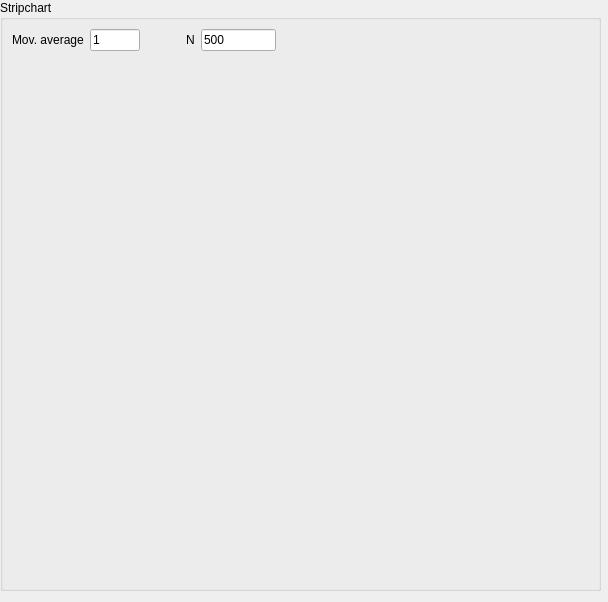
<?xml version="1.0" encoding="UTF-8"?>
<ui version="4.0">
 <class>Form</class>
 <widget class="QWidget" name="Form">
  <property name="geometry">
   <rect>
    <x>0</x>
    <y>0</y>
    <width>608</width>
    <height>602</height>
   </rect>
  </property>
  <property name="sizePolicy">
   <sizepolicy hsizetype="Expanding" vsizetype="Expanding">
    <horstretch>0</horstretch>
    <verstretch>0</verstretch>
   </sizepolicy>
  </property>
  <property name="windowTitle">
   <string>Form</string>
  </property>
  <widget class="QGroupBox" name="stripchartBox">
   <property name="geometry">
    <rect>
     <x>0</x>
     <y>0</y>
     <width>601</width>
     <height>591</height>
    </rect>
   </property>
   <property name="sizePolicy">
    <sizepolicy hsizetype="Expanding" vsizetype="Expanding">
     <horstretch>0</horstretch>
     <verstretch>0</verstretch>
    </sizepolicy>
   </property>
   <property name="title">
    <string>Stripchart</string>
   </property>
   <layout class="QVBoxLayout" name="verticalLayout">
    <item>
     <layout class="QHBoxLayout" name="horizontalLayout">
      <item>
       <widget class="QLabel" name="label">
        <property name="text">
         <string>Mov. average</string>
        </property>
       </widget>
      </item>
      <item>
       <widget class="QLineEdit" name="movAvEdit">
        <property name="sizePolicy">
         <sizepolicy hsizetype="Preferred" vsizetype="Fixed">
          <horstretch>0</horstretch>
          <verstretch>0</verstretch>
         </sizepolicy>
        </property>
        <property name="maximumSize">
         <size>
          <width>50</width>
          <height>16777215</height>
         </size>
        </property>
        <property name="text">
         <string>1</string>
        </property>
       </widget>
      </item>
      <item>
       <spacer name="sp2">
        <property name="orientation">
         <enum>Qt::Horizontal</enum>
        </property>
        <property name="sizeType">
         <enum>QSizePolicy::Preferred</enum>
        </property>
        <property name="sizeHint" stdset="0">
         <size>
          <width>40</width>
          <height>20</height>
         </size>
        </property>
       </spacer>
      </item>
      <item>
       <widget class="QLabel" name="label_2">
        <property name="text">
         <string>N</string>
        </property>
       </widget>
      </item>
      <item>
       <widget class="QLineEdit" name="NEdit">
        <property name="sizePolicy">
         <sizepolicy hsizetype="Preferred" vsizetype="Fixed">
          <horstretch>0</horstretch>
          <verstretch>0</verstretch>
         </sizepolicy>
        </property>
        <property name="maximumSize">
         <size>
          <width>75</width>
          <height>16777215</height>
         </size>
        </property>
        <property name="text">
         <string>500</string>
        </property>
       </widget>
      </item>
      <item>
       <spacer name="sp1">
        <property name="orientation">
         <enum>Qt::Horizontal</enum>
        </property>
        <property name="sizeHint" stdset="0">
         <size>
          <width>40</width>
          <height>20</height>
         </size>
        </property>
       </spacer>
      </item>
     </layout>
    </item>
    <item>
     <widget class="LayoutWidget" name="stripchartsLayout" native="true">
      <property name="sizePolicy">
       <sizepolicy hsizetype="Expanding" vsizetype="Expanding">
        <horstretch>0</horstretch>
        <verstretch>0</verstretch>
       </sizepolicy>
      </property>
     </widget>
    </item>
   </layout>
  </widget>
 </widget>
 <customwidgets>
  <customwidget>
   <class>LayoutWidget</class>
   <extends>QWidget</extends>
   <header>pyqtgraph</header>
   <container>1</container>
  </customwidget>
 </customwidgets>
 <resources/>
 <connections/>
</ui>
